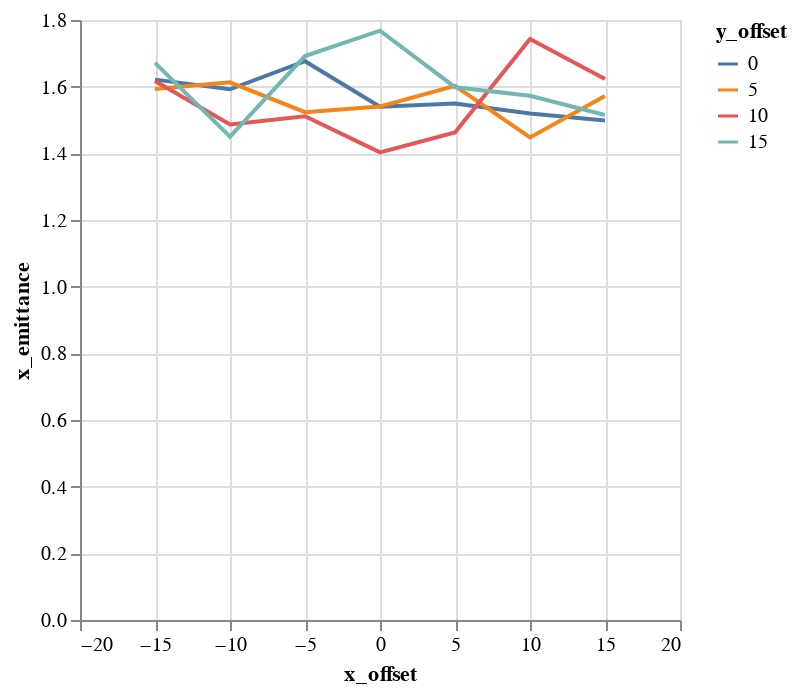

This figure's notebook cell:
### Markdown cell above
## Plots

### Code cell
alt.Chart(emit_df).mark_line().encode(
    color='y_offset:N',
    x='x_offset',
    y='x_emittance',
)

### Figure 1 — Vega-Lite specification as saved in the notebook (floating-point values rounded to 4 significant figures)
{"$schema": "https://vega.github.io/schema/vega-lite/v1.2.1.json", "data": {"values": [{"losses": 0, "relbeta": 0.002308, "sourceID": 16777222, "sourceName": "x_-15_y_0", "x_emittance": 1.621, "x_emittance_rel": 1.0, "x_norm_emittance": 0.003742, "x_offset": -15, "y_emittance": 1.572, "y_emittance_rel": 1.0, "y_norm_emittance": 0.003629, "y_offset": 0}, {"losses": 0, "relbeta": 0.002308, "sourceID": 16777229, "sourceName": "x_-15_y_5", "x_emittance": 1.593, "x_emittance_rel": 1.0, "x_norm_emittance": 0.003678, "x_offset": -15, "y_emittance": 1.594, "y_emittance_rel": 1.0, "y_norm_emittance": 0.003679, "y_offset": 5}, {"losses": 0, "relbeta": 0.002308, "sourceID": 16777236, "sourceName": "x_-15_y_10", "x_emittance": 1.617, "x_emittance_rel": 1.0, "x_norm_emittance": 0.003733, "x_offset": -15, "y_emittance": 1.597, "y_emittance_rel": 1.0, "y_norm_emittance": 0.003686, "y_offset": 10}, {"losses": 0, "relbeta": 0.002308, "sourceID": 16777243, "sourceName": "x_-15_y_15", "x_emittance": 1.671, "x_emittance_rel": 1.0, "x_norm_emittance": 0.003858, "x_offset": -15, "y_emittance": 1.662, "y_emittance_rel": 1.0, "y_norm_emittance": 0.003836, "y_offset": 15}, {"losses": 0, "relbeta": 0.002308, "sourceID": 16777220, "sourceName": "x_-10_y_0", "x_emittance": 1.592, "x_emittance_rel": 1.0, "x_norm_emittance": 0.003675, "x_offset": -10, "y_emittance": 1.553, "y_emittance_rel": 1.0, "y_norm_emittance": 0.003584, "y_offset": 0}, {"losses": 0, "relbeta": 0.002308, "sourceID": 16777227, "sourceName": "x_-10_y_5", "x_emittance": 1.613, "x_emittance_rel": 1.0, "x_norm_emittance": 0.003723, "x_offset": -10, "y_emittance": 1.58, "y_emittance_rel": 1.0, "y_norm_emittance": 0.003647, "y_offset": 5}, {"losses": 0, "relbeta": 0.002308, "sourceID": 16777234, "sourceName": "x_-10_y_10", "x_emittance": 1.487, "x_emittance_rel": 1.0, "x_norm_emittance": 0.003432, "x_offset": -10, "y_emittance": 1.665, "y_emittance_rel": 1.0, "y_norm_emittance": 0.003844, "y_offset": 10}, {"losses": 0, "relbeta": 0.002308, "sourceID": 16777241, "sourceName": "x_-10_y_15", "x_emittance": 1.45, "x_emittance_rel": 1.0, "x_norm_emittance": 0.003347, "x_offset": -10, "y_emittance": 1.634, "y_emittance_rel": 1.0, "y_norm_emittance": 0.003773, "y_offset": 15}, {"losses": 0, "relbeta": 0.002308, "sourceID": 16777218, "sourceName": "x_-5_y_0", "x_emittance": 1.676, "x_emittance_rel": 1.0, "x_norm_emittance": 0.00387, "x_offset": -5, "y_emittance": 1.718, "y_emittance_rel": 1.0, "y_norm_emittance": 0.003965, "y_offset": 0}, {"losses": 0, "relbeta": 0.002308, "sourceID": 16777225, "sourceName": "x_-5_y_5", "x_emittance": 1.523, "x_emittance_rel": 1.0, "x_norm_emittance": 0.003517, "x_offset": -5, "y_emittance": 1.626, "y_emittance_rel": 1.0, "y_norm_emittance": 0.003753, "y_offset": 5}, {"losses": 0, "relbeta": 0.002308, "sourceID": 16777232, "sourceName": "x_-5_y_10", "x_emittance": 1.511, "x_emittance_rel": 1.0, "x_norm_emittance": 0.003489, "x_offset": -5, "y_emittance": 1.545, "y_emittance_rel": 1.0, "y_norm_emittance": 0.003567, "y_offset": 10}, {"losses": 0, "relbeta": 0.002308, "sourceID": 16777239, "sourceName": "x_-5_y_15", "x_emittance": 1.692, "x_emittance_rel": 1.0, "x_norm_emittance": 0.003905, "x_offset": -5, "y_emittance": 1.505, "y_emittance_rel": 1.0, "y_norm_emittance": 0.003474, "y_offset": 15}, {"losses": 0, "relbeta": 0.002308, "sourceID": 16777216, "sourceName": "x_0_y_0", "x_emittance": 1.54, "x_emittance_rel": 1.0, "x_norm_emittance": 0.003555, "x_offset": 0, "y_emittance": 1.537, "y_emittance_rel": 1.0, "y_norm_emittance": 0.003547, "y_offset": 0}, {"losses": 0, "relbeta": 0.002308, "sourceID": 16777223, "sourceName": "x_0_y_5", "x_emittance": 1.541, "x_emittance_rel": 1.0, "x_norm_emittance": 0.003556, "x_offset": 0, "y_emittance": 1.535, "y_emittance_rel": 1.0, "y_norm_emittance": 0.003544, "y_offset": 5}, {"losses": 0, "relbeta": 0.002308, "sourceID": 16777230, "sourceName": "x_0_y_10", "x_emittance": 1.403, "x_emittance_rel": 1.0, "x_norm_emittance": 0.003239, "x_offset": 0, "y_emittance": 1.475, "y_emittance_rel": 1.0, "y_norm_emittance": 0.003406, "y_offset": 10}, {"losses": 0, "relbeta": 0.002308, "sourceID": 16777237, "sourceName": "x_0_y_15", "x_emittance": 1.768, "x_emittance_rel": 1.0, "x_norm_emittance": 0.004082, "x_offset": 0, "y_emittance": 1.612, "y_emittance_rel": 1.0, "y_norm_emittance": 0.003722, "y_offset": 15}, {"losses": 0, "relbeta": 0.002308, "sourceID": 16777217, "sourceName": "x_5_y_0", "x_emittance": 1.55, "x_emittance_rel": 1.0, "x_norm_emittance": 0.003577, "x_offset": 5, "y_emittance": 1.674, "y_emittance_rel": 1.0, "y_norm_emittance": 0.003865, "y_offset": 0}, {"losses": 0, "relbeta": 0.002308, "sourceID": 16777224, "sourceName": "x_5_y_5", "x_emittance": 1.602, "x_emittance_rel": 1.0, "x_norm_emittance": 0.003699, "x_offset": 5, "y_emittance": 1.474, "y_emittance_rel": 1.0, "y_norm_emittance": 0.003402, "y_offset": 5}, {"losses": 0, "relbeta": 0.002308, "sourceID": 16777231, "sourceName": "x_5_y_10", "x_emittance": 1.463, "x_emittance_rel": 1.0, "x_norm_emittance": 0.003376, "x_offset": 5, "y_emittance": 1.594, "y_emittance_rel": 1.0, "y_norm_emittance": 0.003679, "y_offset": 10}, {"losses": 0, "relbeta": 0.002308, "sourceID": 16777238, "sourceName": "x_5_y_15", "x_emittance": 1.598, "x_emittance_rel": 1.0, "x_norm_emittance": 0.00369, "x_offset": 5, "y_emittance": 1.574, "y_emittance_rel": 1.0, "y_norm_emittance": 0.003634, "y_offset": 15}, {"losses": 0, "relbeta": 0.002308, "sourceID": 16777219, "sourceName": "x_10_y_0", "x_emittance": 1.519, "x_emittance_rel": 1.0, "x_norm_emittance": 0.003507, "x_offset": 10, "y_emittance": 1.599, "y_emittance_rel": 1.0, "y_norm_emittance": 0.003691, "y_offset": 0}, {"losses": 0, "relbeta": 0.002308, "sourceID": 16777226, "sourceName": "x_10_y_5", "x_emittance": 1.448, "x_emittance_rel": 1.0, "x_norm_emittance": 0.003342, "x_offset": 10, "y_emittance": 1.507, "y_emittance_rel": 1.0, "y_norm_emittance": 0.003478, "y_offset": 5}, {"losses": 0, "relbeta": 0.002308, "sourceID": 16777233, "sourceName": "x_10_y_10", "x_emittance": 1.743, "x_emittance_rel": 1.0, "x_norm_emittance": 0.004023, "x_offset": 10, "y_emittance": 1.613, "y_emittance_rel": 1.0, "y_norm_emittance": 0.003723, "y_offset": 10}, {"losses": 0, "relbeta": 0.002308, "sourceID": 16777240, "sourceName": "x_10_y_15", "x_emittance": 1.573, "x_emittance_rel": 1.0, "x_norm_emittance": 0.003631, "x_offset": 10, "y_emittance": 1.511, "y_emittance_rel": 1.0, "y_norm_emittance": 0.003489, "y_offset": 15}, {"losses": 0, "relbeta": 0.002308, "sourceID": 16777221, "sourceName": "x_15_y_0", "x_emittance": 1.499, "x_emittance_rel": 1.0, "x_norm_emittance": 0.003459, "x_offset": 15, "y_emittance": 1.578, "y_emittance_rel": 1.0, "y_norm_emittance": 0.003643, "y_offset": 0}, {"losses": 0, "relbeta": 0.002308, "sourceID": 16777228, "sourceName": "x_15_y_5", "x_emittance": 1.572, "x_emittance_rel": 1.0, "x_norm_emittance": 0.003628, "x_offset": 15, "y_emittance": 1.486, "y_emittance_rel": 1.0, "y_norm_emittance": 0.003429, "y_offset": 5}, {"losses": 0, "relbeta": 0.002308, "sourceID": 16777235, "sourceName": "x_15_y_10", "x_emittance": 1.623, "x_emittance_rel": 1.0, "x_norm_emittance": 0.003746, "x_offset": 15, "y_emittance": 1.616, "y_emittance_rel": 1.0, "y_norm_emittance": 0.00373, "y_offset": 10}, {"losses": 0, "relbeta": 0.002308, "sourceID": 16777242, "sourceName": "x_15_y_15", "x_emittance": 1.515, "x_emittance_rel": 1.0, "x_norm_emittance": 0.003497, "x_offset": 15, "y_emittance": 1.588, "y_emittance_rel": 1.0, "y_norm_emittance": 0.003665, "y_offset": 15}]}, "encoding": {"color": {"field": "y_offset", "type": "nominal"}, "x": {"field": "x_offset", "type": "quantitative"}, "y": {"field": "x_emittance", "type": "quantitative"}}, "mark": "line"}
